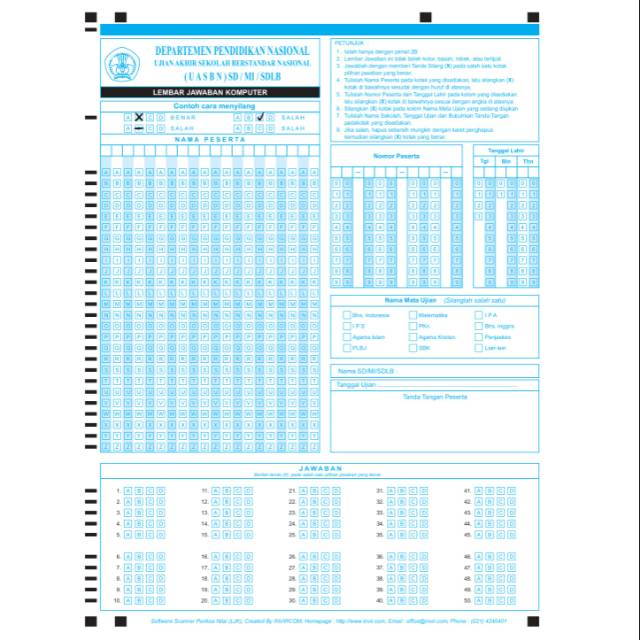
#> input picture omr-doni/LJK2.jpg, 640 x 640 px
$ python omr_shape.py
#> lines starting #> are read from the running program, lines starting #| are printed output that depends on the picture; after the words box and inside, x2 and y2 are one past the last pixel; in counts of white or black regions, pixels touching at a corner belong together
#> further down, image is the input picture: shape (640, 640, 3); mean B, G, R 247.4, 242.7, 226.3
import cv2

def detect_and_draw_boxes(image):
    # Convert the image to grayscale
    gray = cv2.cvtColor(image, cv2.COLOR_BGR2GRAY)
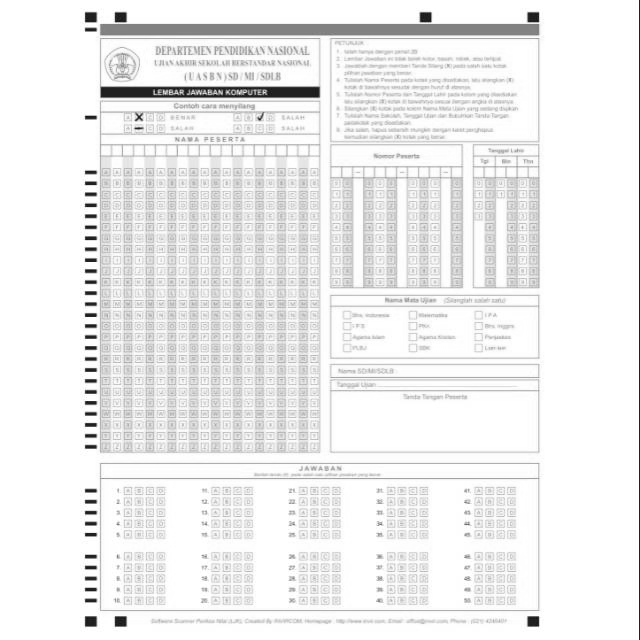
#> gray: shape (640, 640); min 10, max 255, mean 238.3

    # Threshold to extract black regions
    _, thresh = cv2.threshold(gray, 30, 255, cv2.THRESH_BINARY)
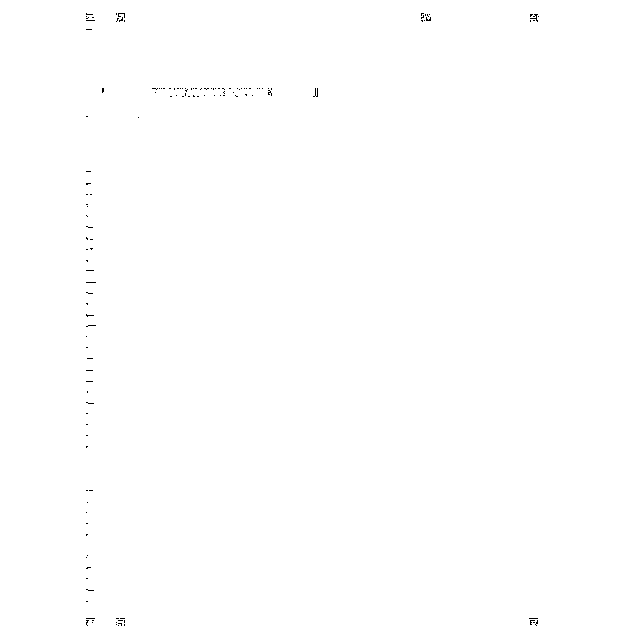
#> thresh: shape (640, 640); 99.9% white; black in thin lines or dots, all inside (x1, y1, x2, y2) = (86, 13, 539, 626)

    # Find contours
    contours, _ = cv2.findContours(thresh, cv2.RETR_EXTERNAL, cv2.CHAIN_APPROX_SIMPLE)
#> contours = [[[0, 0], [0, 639], [639, 639], [639, 0]]]

    # Draw bounding boxes around black regions
    for contour in contours:
        # Calculate the bounding box of the contour
        x, y, w, h = cv2.boundingRect(contour)
        # Draw the bounding box on the original image
        cv2.rectangle(image, (x, y), (x + w, y + h), (255, 0, 0), 3)
#> this loop made 1 pass
#> (contour, x, y, w, h) on pass 1: ([[0, 0], [0, 639], [639, 639], [639, 0]], 0, 0, 640, 640)
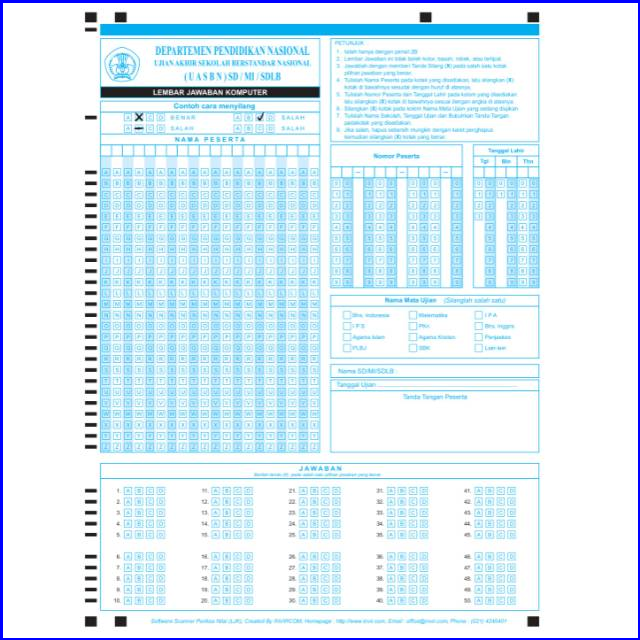
#> image: shape (640, 640, 3); 1.56% of pixels changed, all inside (x1, y1, x2, y2) = (0, 0, 640, 640)

    return image

# Read the image
image = cv2.imread('LJK2.jpg')

# Detect and draw bounding boxes around black regions
result_image = detect_and_draw_boxes(image)

# Display the result
cv2.imshow('Detected Boxes', result_image)
cv2.waitKey(0)
cv2.destroyAllWindows()

$ run again, with omr-doni/LJK.jpg copied over omr-doni/LJK2.jpg
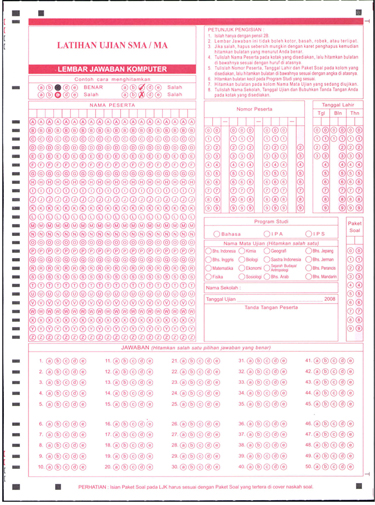
#> input picture omr-doni/LJK.jpg, 375 x 505 px
#> image is the input picture: shape (505, 375, 3); mean B, G, R 236.6, 231.6, 247.3
#> in detect_and_draw_boxes, `_, thresh = cv2.threshold(gray, 30, 255, cv2.THRESH_BINARY)`:
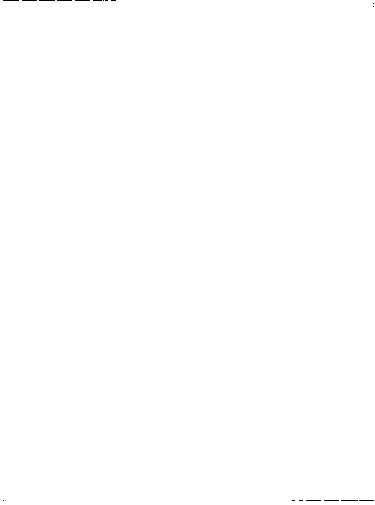
#> thresh: shape (505, 375); 99.9% white; black in thin lines or dots
#> contours = 1 contour; box (x1, y1, x2, y2) and area: (0, 0, 375, 505) 188401
#> the loop in detect_and_draw_boxes, `for contour in contours:` made 1 pass
#> after the loop in detect_and_draw_boxes, `for contour in contours:`:
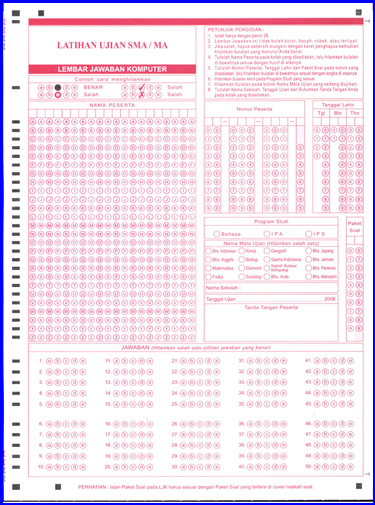
#> image: shape (505, 375, 3); 2.31% of pixels changed, all inside (x1, y1, x2, y2) = (0, 0, 375, 505)

$ run again, with omr-doni/LJKKosong_page-0001.jpg copied over omr-doni/LJK2.jpg
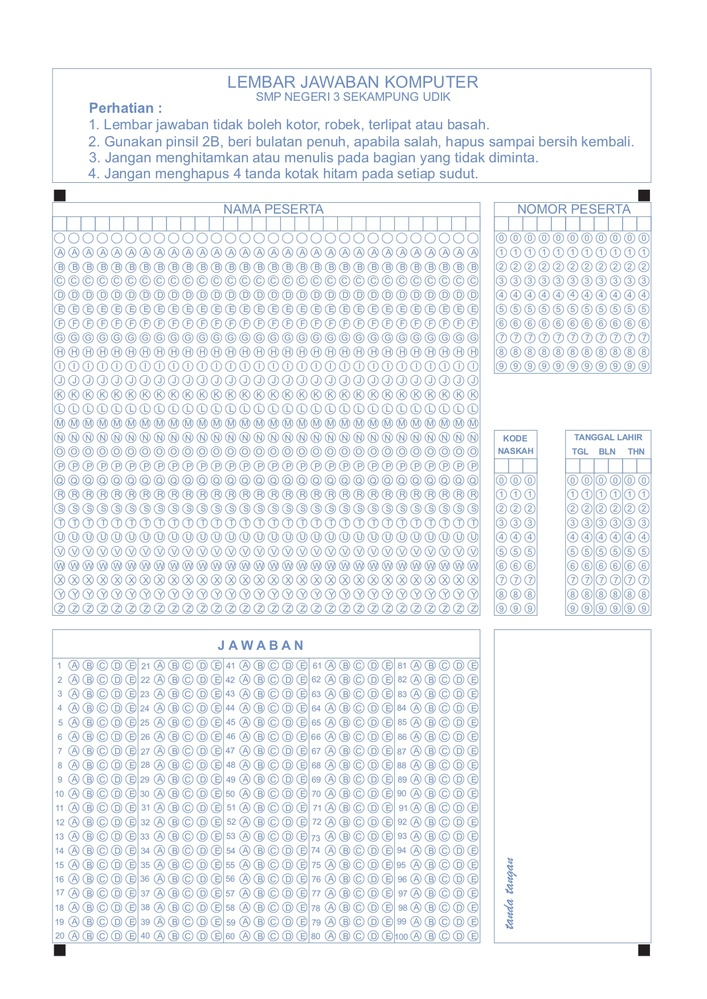
#> input picture omr-doni/LJKKosong_page-0001.jpg, 707 x 999 px, shrunk from 1241 x 1754 before the run
#> image is the input picture: shape (999, 707, 3); mean B, G, R 245.7, 243.1, 240.5
#> in detect_and_draw_boxes, `_, thresh = cv2.threshold(gray, 30, 255, cv2.THRESH_BINARY)`:
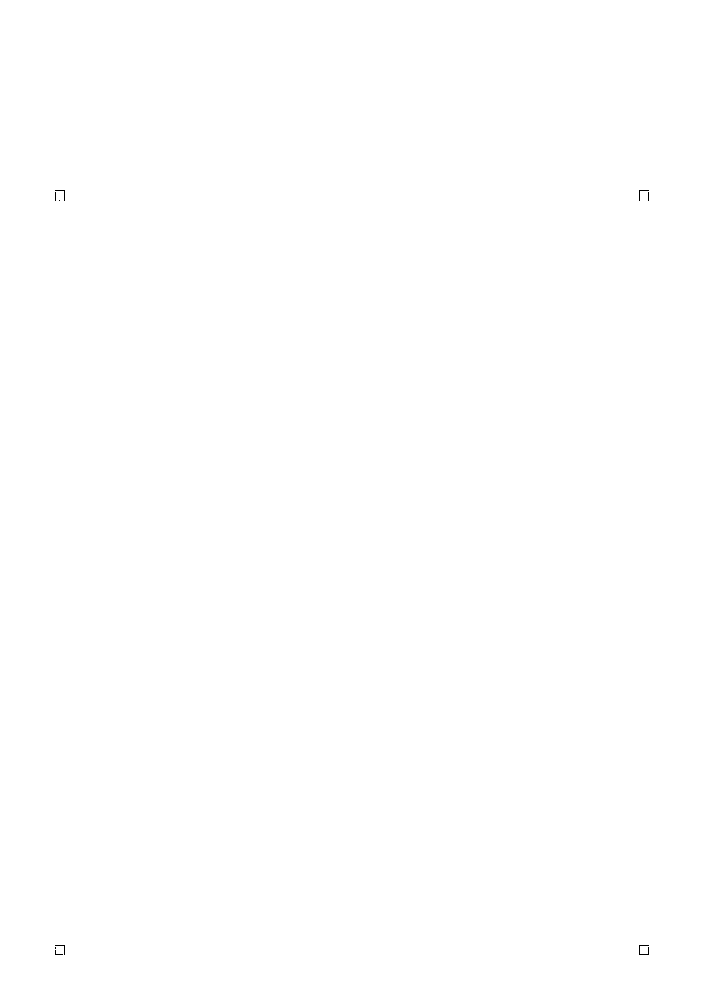
#> thresh: shape (999, 707); 100% white; black in thin lines or dots, all inside (x1, y1, x2, y2) = (55, 190, 649, 955)
#> contours = [[[0, 0], [0, 998], [706, 998], [706, 0]]]
#> the loop in detect_and_draw_boxes, `for contour in contours:` made 1 pass
#> (contour, x, y, w, h) on pass 1: ([[0, 0], [0, 998], [706, 998], [706, 0]], 0, 0, 707, 999)
#> after the loop in detect_and_draw_boxes, `for contour in contours:`:
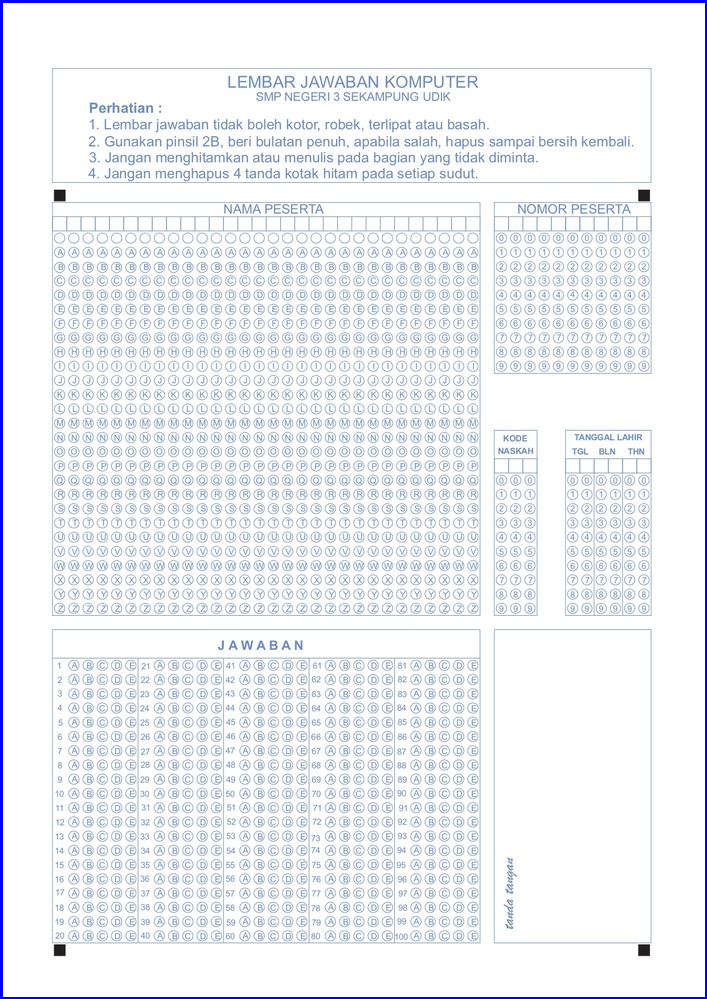
#> image: shape (999, 707, 3); 1.2% of pixels changed, all inside (x1, y1, x2, y2) = (0, 0, 707, 999)

$ run again, with omr-doni/LJK_Paylite_Edu_v10.jpg copied over omr-doni/LJK2.jpg
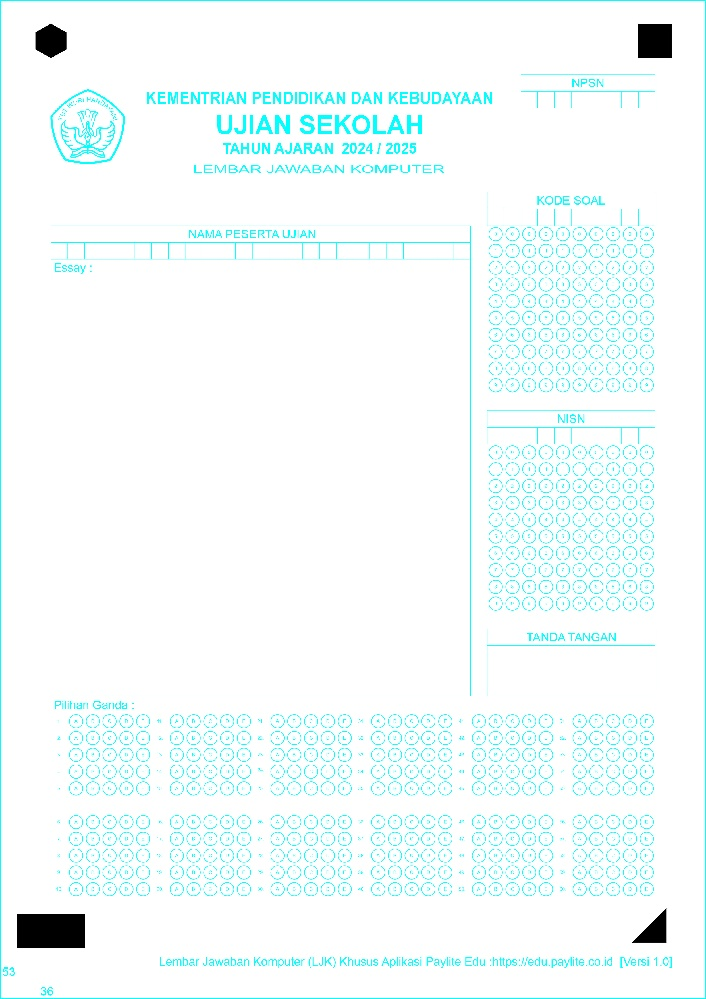
#> input picture omr-doni/LJK_Paylite_Edu_v10.jpg, 706 x 999 px, shrunk from 2484 x 3512 before the run
#> image is the input picture: shape (999, 706, 3); mean B, G, R 251.2, 251.3, 241.8
#> in detect_and_draw_boxes, `_, thresh = cv2.threshold(gray, 30, 255, cv2.THRESH_BINARY)`:
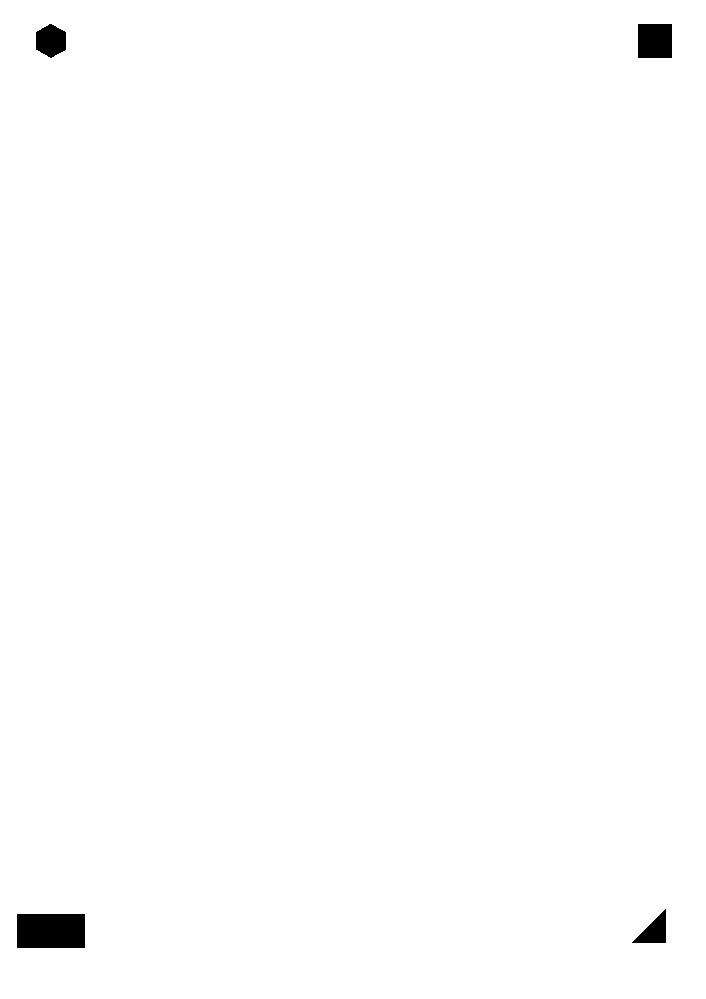
#> thresh: shape (999, 706); 99.3% white; 4 black regions, box (x1, y1, x2, y2) and area: (17, 914, 85, 948) 2312, (638, 24, 672, 58) 1156, (36, 24, 66, 58) 775, (632, 909, 666, 943) 595
#> contours = [[[0, 0], [0, 998], [705, 998], [705, 0]]]
#> the loop in detect_and_draw_boxes, `for contour in contours:` made 1 pass
#> (contour, x, y, w, h) on pass 1: ([[0, 0], [0, 998], [705, 998], [705, 0]], 0, 0, 706, 999)
#> after the loop in detect_and_draw_boxes, `for contour in contours:`:
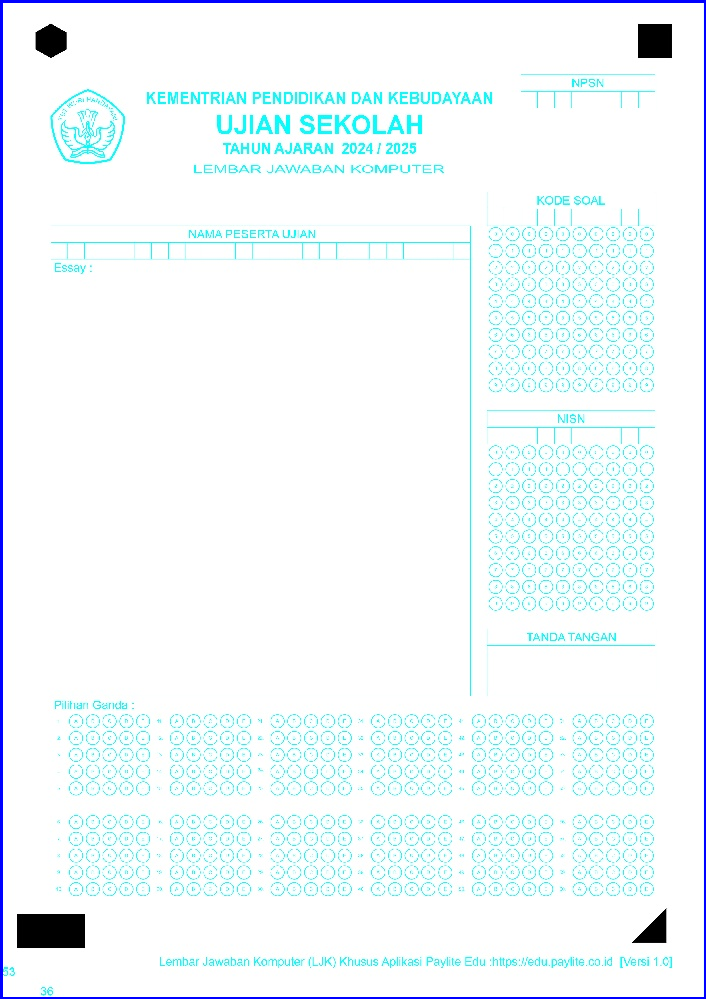
#> image: shape (999, 706, 3); 1.21% of pixels changed, all inside (x1, y1, x2, y2) = (0, 0, 706, 999)
